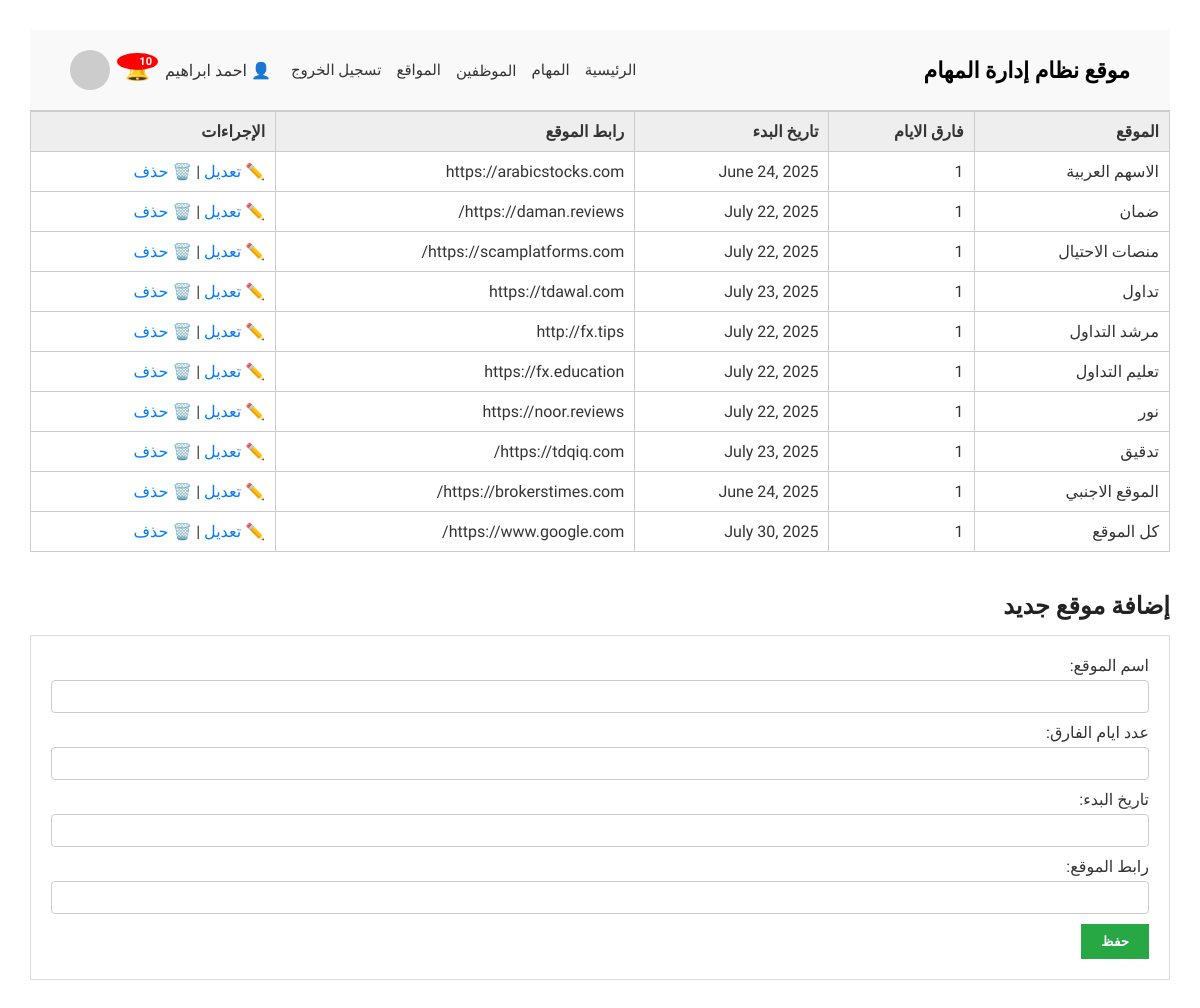
Page /categories/site/ (signed in) on the committed database.
### accounts/models.py (models this page shows, shortened)
class Users(AbstractUser):
    ROLE_CHOICES = (
        ('manager', 'Manager'),
        ('employee', 'Employee'),
    )
    role = models.CharField(max_length=10, choices=ROLE_CHOICES, default='employee')
    job_title = models.CharField(max_length=100, blank=True, null=True)

### categories/models.py (models this page shows, shortened)
class Site(models.Model):
    name = models.CharField(max_length=100, verbose_name="اسم الموقع")
    start_date = models.DateField(null=True, blank=True, verbose_name="تاريخ البدء")
    number_of_days = models.PositiveIntegerField(verbose_name="عدد ايام الفارق")
    site_link = models.URLField(max_length=200, verbose_name="رابط الموقع")

### accounts/decorators.py (the view)
        def wrapper(request, *args, **kwargs):
            if not request.user.is_authenticated:
                return redirect('login')
            if not hasattr(request.user, 'role') or request.user.role != role_name:
                return redirect('no_permission')
            return view_func(request, *args, **kwargs)

### categories/forms.py
class SiteForm(forms.ModelForm):
    class Meta:
        model = Site
        fields = ['name', 'number_of_days', 'start_date','site_link']

### accounts/context_processors.py (called while the page is built)
def notifications_processor(request):
    if request.user.is_authenticated:
        notifications = Notification.objects.filter(user=request.user, is_deleted=False).order_by('-created_at')[:10]
    else:
        notifications = []
    return {'notifications': notifications}

### categories/views.py (called while the page is built)
@role_required('manager')
def site(request):
    categories = Site.objects.all()
    form = SiteForm(request.POST or None)
    if request.method == 'POST' and form.is_valid():
        form.save()
        return redirect('site')
    return render(request, 'Categories/site.html', {
        'categories': categories,
        'form': form
    })

### templates/Categories/site.html (shortened to what this page needs)
{% extends 'base.html' %}
{% load static %}
{% block extra_css %}
  <link rel="stylesheet" href="{% static 'css/site.css' %}">
{% endblock %}
{% block content %}
<table>
    <thead>
        <tr>
            <th>الموقع</th>
            <th>فارق الايام</th>
            <th>تاريخ البدء </th>
            <th>رابط الموقع</th>
            <th>الإجراءات</th>
        </tr>
    </thead>
    <tbody>
        {% for Site in categories %}
        <tr>
            <td>{{ Site.name }}</td>
            <td>{{ Site.number_of_days }}</td>
            <td>{{ Site.start_date }}</td>
            <td>{{ Site.site_link }}</td>
            <td>
                {% if request.user.role == "manager" %}
                    <a href="{% url 'edit_site' Site.id %}">✏️ تعديل</a> |
                    <a href="{% url 'delete_site' Site.id %}" onclick="return confirm('هل أنت متأكد من الحذف؟');">🗑️ حذف</a>
                {% else %}
                    لا توجد صلاحية
                {% endif %}
            </td>
        </tr>
        {% endfor %}
    </tbody>
</table>
<h2>إضافة موقع جديد</h2>
<form method="post">
    {{ form.as_p }}
    <button type="submit">حفظ</button>
</form>
{% endblock %}

### templates/includes/header.html (shortened to what this page needs)
{% load static %}
<!DOCTYPE html>
<html lang="ar" dir="rtl">
<head>
  <link rel="stylesheet" href="{% static 'css/base.css' %}">
  <link rel="stylesheet" href="{% static 'css/header.css' %}">
</head>
<body>
  <header>
    <div class="logo">موقع نظام إدارة المهام</div>
    <div class="user-nav">
      <nav>
        {% if request.user.is_authenticated %}
          {% if request.user.role == "manager" %}
            <a href="/home/dashboard/">الرئيسية</a>
            <a href="/tasks/">المهام</a>
            <div class="dropdown">
              <button class="dropbtn">الموظفين</button>
            </div>
            <a href="/categories/site/">المواقع</a>
          {% elif request.user.role == "employee" %}
            <a href="/home/employee_dashboard/">الرئيسية</a>
            <a href="/tasks/my_tasks/">مهامي</a>
          {% endif %}
          <a href="{% url 'logout' %}">تسجيل الخروج</a>
        {% else %}
          <a href="{% url 'index' %}">تسجيل الدخول</a>
        {% endif %}
      </nav>
      <div style="display: flex; align-items: center; gap: 15px; position: relative;">
        {% if request.user.is_authenticated %}
         <span>👤 {{ request.user.get_full_name }}</span>
          <div class="notification-wrapper">
  <div class="notification-icon" onclick="toggleNotifications()">
    🔔
    {% if notifications|length > 0 %}
      <span class="badge">{{ notifications|length }}</span>
    {% endif %}
  </div>
</div>
        {% endif %}
        <img src="https://via.placeholder.com/40" alt="User" style="border-radius: 50%;">
      </div>
    </div>
  </header>
</body>
</html>

### static/css/base.css (style rules this page uses)
* { box-sizing: border-box; margin: 0; padding: 0; direction: rtl; font-family: 'Cairo', sans-serif; }
body { background-color: #fff; color: #333; min-height: 100vh; font-family: 'Cairo', sans-serif; }
header { display: flex; justify-content: space-between; align-items: center; padding: 20px 40px; background-color: #f9f9f9; border-bottom: 1px solid #ccc; }
.logo { font-size: 22px; font-weight: bold; color: #000; }
.user-nav { display: flex; align-items: center; gap: 20px; }
.user-nav nav { display: flex; gap: 15px; position: relative; }
.user-nav nav a { text-decoration: none; color: #333; font-weight: 500; font-size: 15px; transition: color 0.2s; }
.user-nav img { width: 40px; height: 40px; border-radius: 50%; }
.dropdown { position: relative; display: inline-block; }
.dropbtn { background-color: transparent; border: none; font-size: 15px; font-weight: 500; color: #333; cursor: pointer; padding: 0; font-family: inherit; }
.notification-icon { cursor: pointer; font-size: 20px; position: relative; }
.notification-icon .badge { position: absolute; top: -5px; right: -8px; background-color: red; color: white; padding: 2px 6px; font-size: 11px; border-radius: 50%; font-weight: bold; }

### static/css/site.css (style rules this page uses)
input, select, textarea { width: 100%; padding: 8px; margin: 5px 0 10px; border: 1px solid #ccc; border-radius: 4px; }
body { font-family: Arial, sans-serif; direction: rtl; padding: 30px; background-color: #f9f9f9; color: #333; }
h1, h2 { color: #222; margin-bottom: 15px; }
table { width: 100%; border-collapse: collapse; margin-bottom: 40px; background-color: #fff; }
th, td { padding: 10px; border: 1px solid #ccc; text-align: right; }
th { background-color: #eee; }
a { color: #007bff; text-decoration: none; }
form { background-color: #fff; padding: 20px; border: 1px solid #ddd; }
button { padding: 10px 20px; background-color: #28a745; color: white; border: none; cursor: pointer; font-weight: bold; }

### static/css/header.css (style rules this page uses)
.notification-icon { cursor: pointer; position: relative; }
.badge { background: red; color: white; padding: 2px 6px; font-size: 12px; border-radius: 50%; position: absolute; top: -8px; left: -8px; }

### rows in the picture
Users: user.get_full_name "احمد ابراهيم"
Site: name "الاسهم العربية", number_of_days "1", start_date "June 24, 2025", site_link "https://arabicstocks.com"
Site: name "ضمان", number_of_days "1", start_date "July 22, 2025", site_link "https://daman.reviews/"
Site: name "منصات الاحتيال", number_of_days "1", start_date "July 22, 2025", site_link "https://scamplatforms.com/"
Site: name "تداول", number_of_days "1", start_date "July 23, 2025", site_link "https://tdawal.com"
Site: name "مرشد التداول", number_of_days "1", start_date "July 22, 2025", site_link "http://fx.tips"
Site: name "تعليم التداول", number_of_days "1", start_date "July 22, 2025", site_link "https://fx.education"
Site: name "نور", number_of_days "1", start_date "July 22, 2025", site_link "https://noor.reviews"
Site: name "تدقيق", number_of_days "1", start_date "July 23, 2025", site_link "https://tdqiq.com/"
Site: name "الموقع الاجنبي", number_of_days "1", start_date "June 24, 2025", site_link "https://brokerstimes.com/"
Site: name "كل الموقع", number_of_days "1", start_date "July 30, 2025", site_link "https://www.google.com/"

### other values in the picture
{{ notifications|length }} "10"
